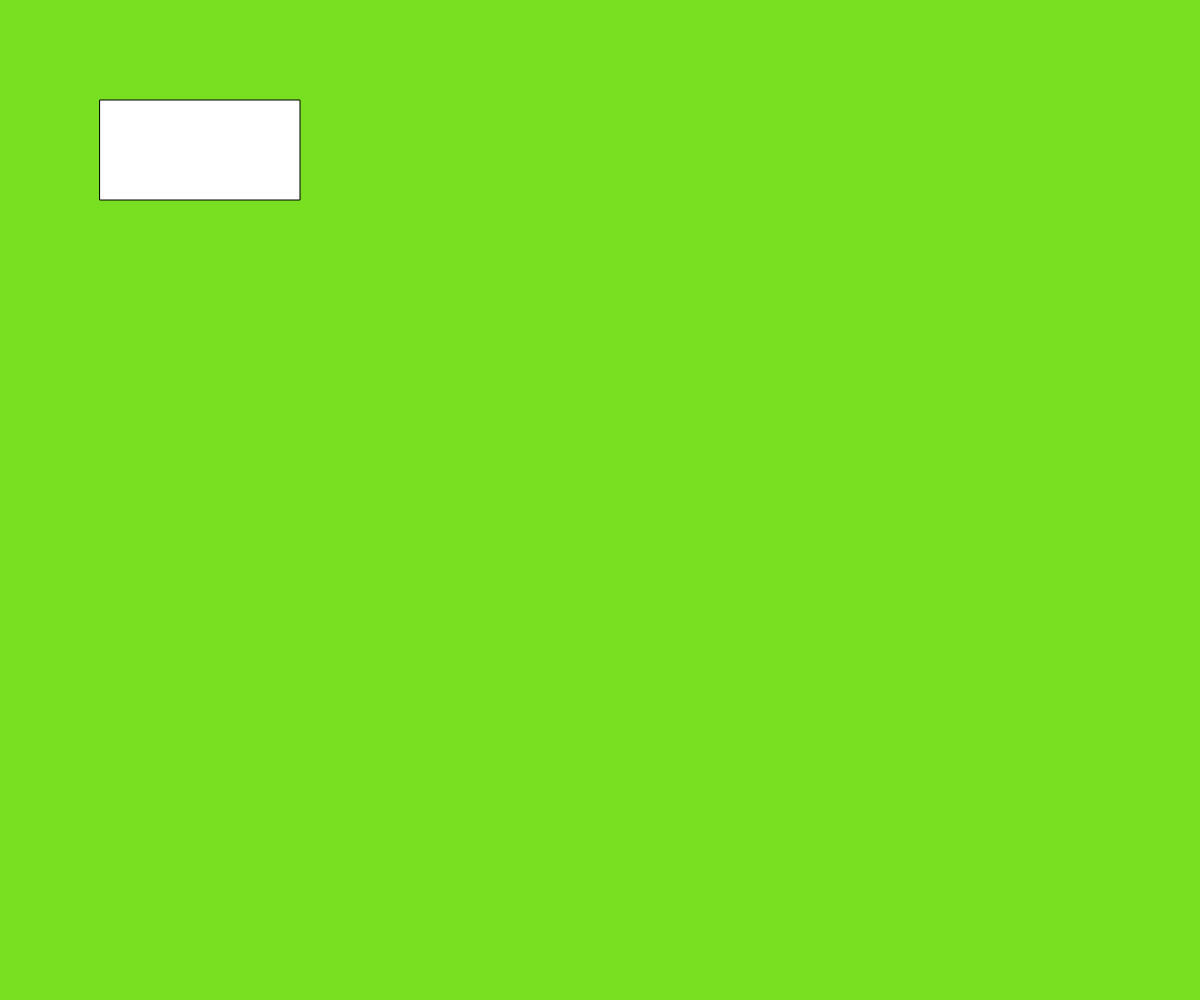
Frame 1 (no input)
Frame 60 (no input): identical to frame 1, image omitted
Frame 120 (the mouse pressed at the canvas centre since frame 60): identical to frame 1, image omitted

The p5.js sketch that drew this single still picture (run headless with seeded random() and noise() and a simulated clock; from frame 60 on, the mouse is pressed at the canvas centre):

// p5.js sketch
// ── sketch.js
function setup() {
  createCanvas(windowWidth, windowHeight);
  background(121, 223,33);
  // line();
  rect(100-frameCount, 100+frameCount, 200,100);
  // ellipse(x, y, w, [h])
  // quad(x1, y1, x2, y2, x3, y3, x4, y4)
  // fill(v1, [v2], [v3], [a])
  // stroke(v1, [v2], [v3], [a])
  // strokeWeight(weight,height,windowHeight,windowWidth,mouseX,mouseY)
}

function draw() {
}
